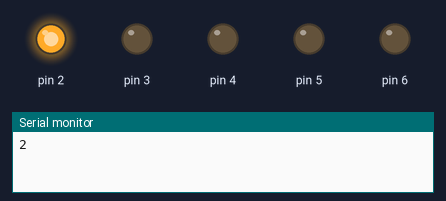
Bench run of a sketch on a simulated Arduino Uno, built with avr-gcc and run on an emulated ATmega328P. Parts: output pins drawn as LEDs (lit = HIGH), the last lines printed to the serial monitor.

Above: at 0.05 s.
At 0.9 s:
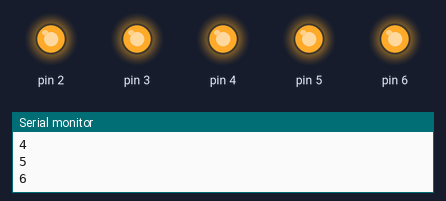
At 1.75 s:
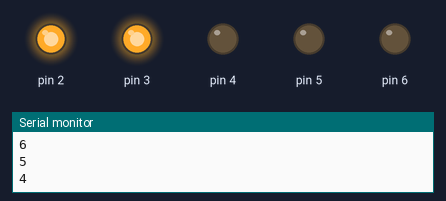
At 1.95 s:
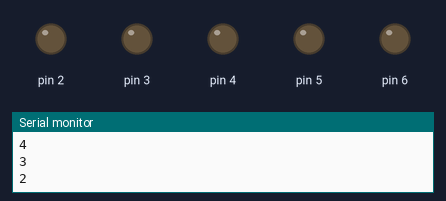
At 2.25 s:
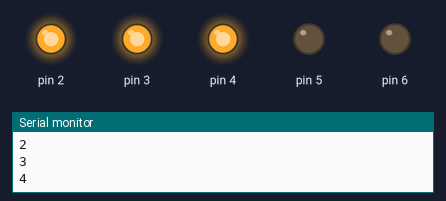
At 4.35 s:
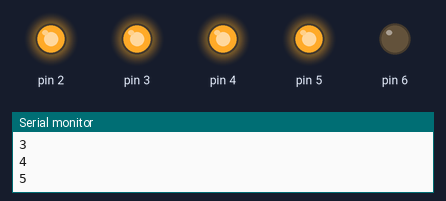
Timing chart, 0 to 4.7 s (numbered marks = the images above):
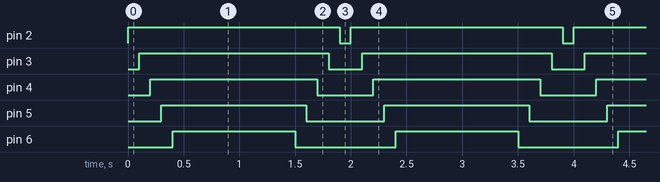

The sketch:

projeto_008.ino
```cpp
int contador;

void setup() {
  Serial.begin(9600);
  pinMode(2, OUTPUT);
  pinMode(3, OUTPUT);
  pinMode(4, OUTPUT);
  pinMode(5, OUTPUT);
  pinMode(6, OUTPUT);

}

void loop() {

  for(contador = 2; contador <= 6; contador ++){
    digitalWrite(contador, HIGH);
    Serial.println(contador);
    delay(100);
  }
  delay(1000);
  for(contador=6; contador >= 2; contador --){
    digitalWrite(contador, LOW);
    Serial.println(contador);
    delay(100);
  }

}
```

Measured:
- by itself, pin 2: alternates HIGH for 1.9 s and LOW for 0.10 s
- by itself, pin 3: alternates HIGH for 1.7 s and LOW for 0.30 s
- by itself, pin 4: alternates HIGH for 1.5 s and LOW for 0.50 s
- by itself, pin 5: alternates HIGH for 1.3 s and LOW for 0.70 s
- by itself, pin 6: alternates HIGH for 1.1 s and LOW for 0.90 s
